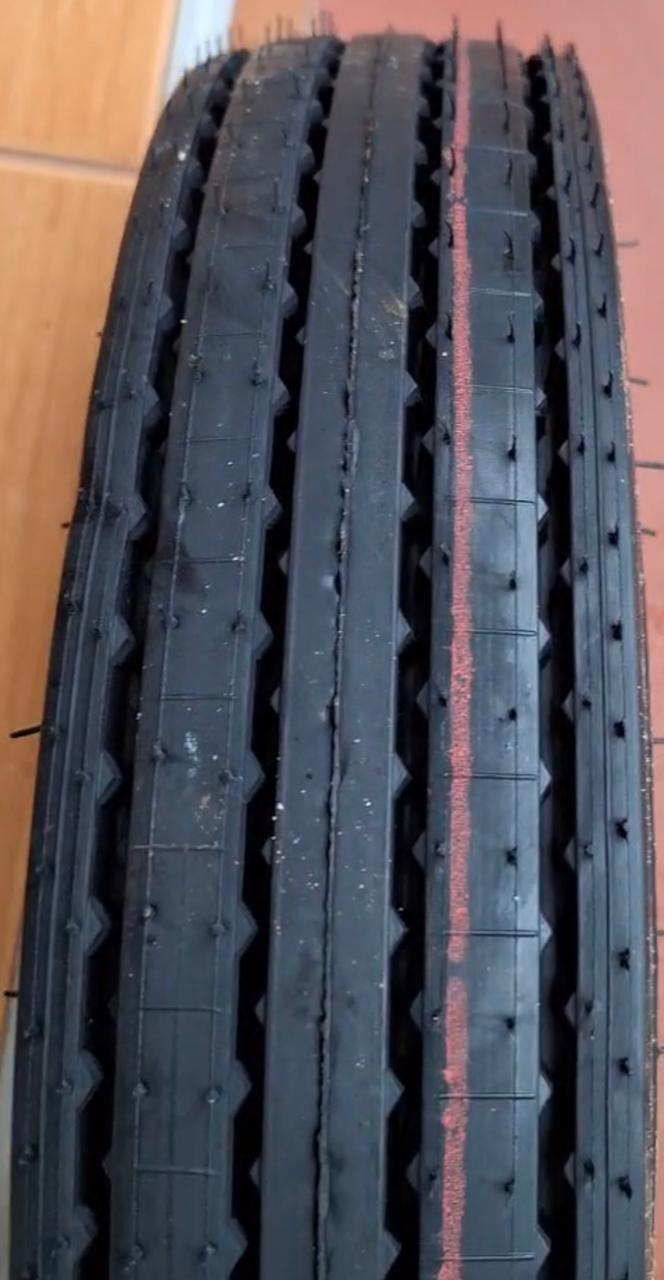
#> input picture Good/WhatsApp Image 2024-08-19 at 21.17.27_a8855943 - Copy (10).jpg, 664 x 1280 px, found by its file name; its folder holds only this picture in this run; the run also reads 1 picture not shown here
$ jupyter execute --allow-errors svm.ipynb
#> lines starting #> are read from the running program, lines starting #| are printed output that depends on the picture
[cell 1]
import cv2
import os
import numpy as np
from sklearn.model_selection import train_test_split
from sklearn.preprocessing import LabelEncoder
from sklearn.svm import SVC
from sklearn.metrics import accuracy_score
from skimage.feature import hog

[cell 2]
good_dir = r'C:\Users\USER\Pictures\Prasad\Good'
broken_dir = r'C:\Users\USER\Pictures\Prasad\Bad'

images = []
labels = []

[cell 3]
def load_images_from_folder(folder, label):
#> called with folder = 'C:\\Users\\USER\\Pictures\\Prasad\\Good', label = 'good'
    for filename in os.listdir(folder):
        img = cv2.imread(os.path.join(folder, filename))
#> img is the input picture: shape (1280, 664, 3); mean B, G, R 87.6, 80.5, 83.7
        if img is not None:
            img = cv2.resize(img, (150, 150))
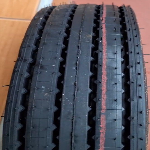
#> img: shape (150, 150, 3); mean B, G, R 87.5, 80.4, 83.6
            images.append(img)
            labels.append(label)

load_images_from_folder(good_dir, 'good')
#> (the rest of this cell did not finish here and is left out)


[cell 4]
images = np.array(images)
labels = np.array(labels)

[cell 5]
le = LabelEncoder()
labels = le.fit_transform(labels)

[cell 6]
hog_features = []
for image in images:
    gray_image = cv2.cvtColor(image, cv2.COLOR_BGR2GRAY)
    features, _ = hog(gray_image, pixels_per_cell=(8, 8),
                      cells_per_block=(2, 2), visualize=True)
    hog_features.append(features)
#> this loop made 1 pass
#> pass 1, `gray_image = cv2.cvtColor(image, cv2.COLOR_BGR2GRAY)`:
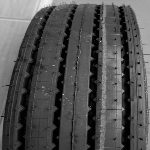
#> gray_image: shape (150, 150); min 0, max 242, mean 82.1
#> after the loop, hog_features = 1 item

hog_features = np.array(hog_features)

#> (a cell that did not finish here is left out)

[cell 8]
svm_model = SVC(kernel='linear')
#> (the rest of this cell did not finish here and is left out)

#> (a cell that did not finish here is left out)

[cell 10]
def predict_new_image(img_path):
    img = cv2.imread(img_path)
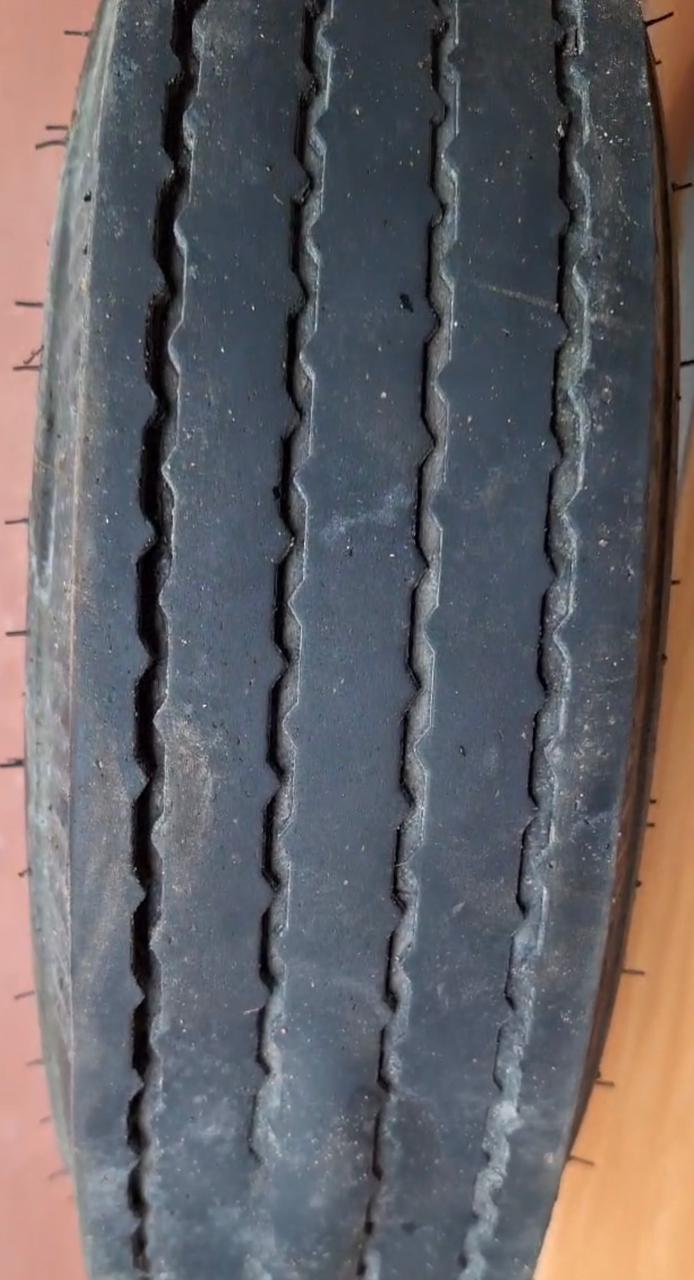
#> input picture Broken-test.jpg, 694 x 1280 px, found by its file name
#> img is the input picture: shape (1280, 694, 3); mean B, G, R 101.5, 97.4, 99.8
    img = cv2.resize(img, (150, 150))
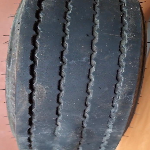
#> img: shape (150, 150, 3); mean B, G, R 101.4, 97.3, 99.7
    gray_image = cv2.cvtColor(img, cv2.COLOR_BGR2GRAY)
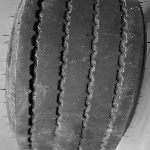
#> gray_image: shape (150, 150); min 0, max 217, mean 98.5
    features, _ = hog(gray_image, pixels_per_cell=(8, 8),
                      cells_per_block=(2, 2), visualize=True)
#> features = 10404 values, max 0.42 at index 9756, min 0 at index 8, mean 0.136
    features = features.reshape(1, -1)
    prediction = svm_model.predict(features)
    label = le.inverse_transform(prediction)
    return label[0]

# Example prediction
new_image_path = r'C:\Users\USER\Pictures\Prasad\Broken-test.jpg'
#> (the rest of this cell did not finish here and is left out)

[cell 11]
def predict_new_image(img_path):
    img = cv2.imread(img_path)
    img = cv2.resize(img, (150, 150))
    gray_image = cv2.cvtColor(img, cv2.COLOR_BGR2GRAY)
    features, _ = hog(gray_image, pixels_per_cell=(8, 8),
                      cells_per_block=(2, 2), visualize=True)
#> features = 10404 values, max 0.432 at index 2494, min 0 at index 120, mean 0.132
    features = features.reshape(1, -1)
    prediction = svm_model.predict(features)
    label = le.inverse_transform(prediction)
    return label[0]

# Example prediction
new_image_path = r'C:\Users\USER\Pictures\Prasad\Good-test.jpg'
#> (the rest of this cell did not finish here and is left out)
